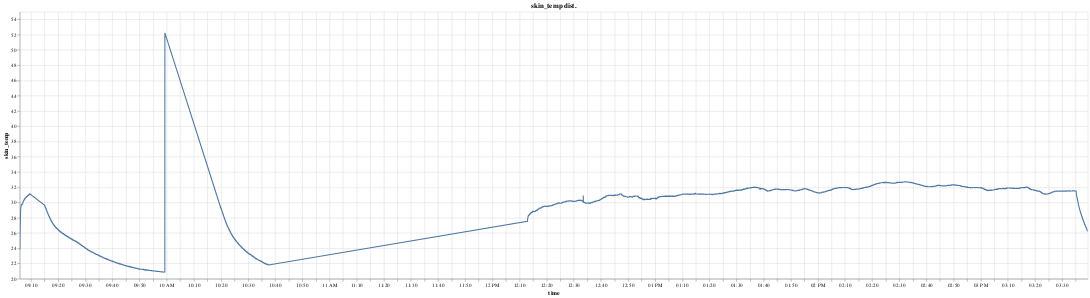

Write notebook code for a chart like this one.
### Code cell
alt.Chart(df, width=2000, height=500).mark_line().encode(
    x=alt.X('time', axis=alt.Axis(title='time'), scale=alt.Scale(zero=False)),
    y=alt.Y('skin_temp', axis=alt.Axis(title='skin_temp'), scale=alt.Scale(zero=False)),
    tooltip = [alt.Tooltip('time', format='%Y-%m-%d %H:%M:%S'),
               alt.Tooltip('skin_temp')]
    ).properties(
        title='skin_temp dist.'
    ).interactive()

### Figure 1 — Vega-Lite specification as saved in the notebook (floating-point values rounded to 4 significant figures; data arrays with more than 128 entries replaced by an {"elided": "..."} marker saying what was removed)
{"config": {"view": {"continuousWidth": 400, "continuousHeight": 300}}, "data": {"name": "data-1c009c4dd5326e21038d6413052655c1"}, "mark": "line", "encoding": {"tooltip": [{"type": "temporal", "field": "time", "format": "%Y-%m-%d %H:%M:%S"}, {"type": "quantitative", "field": "skin_temp"}], "x": {"type": "temporal", "axis": {"title": "time"}, "field": "time", "scale": {"zero": false}}, "y": {"type": "quantitative", "axis": {"title": "skin_temp"}, "field": "skin_temp", "scale": {"zero": false}}}, "height": 500, "selection": {"selector004": {"type": "interval", "bind": "scales", "encodings": ["x", "y"]}}, "title": "skin_temp dist.", "width": 2000, "$schema": "https://vega.github.io/schema/vega-lite/v4.8.1.json", "datasets": {"data-1c009c4dd5326e21038d6413052655c1": {"elided": "16346 records"}}}
